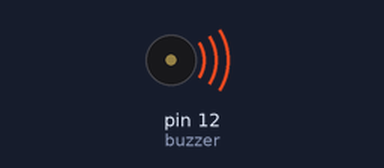
Bench run of a sketch on a simulated Arduino Mega 2560, built with avr-gcc and run on an emulated ATmega2560. Shown: buzzer (waves = sounding).

Above: at 0.1 s.
At 39.4 s:
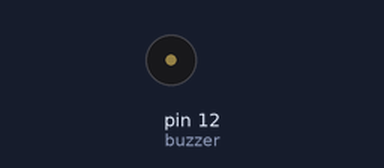
Timing chart, 0 to 40.0 s (numbered marks = the images above):
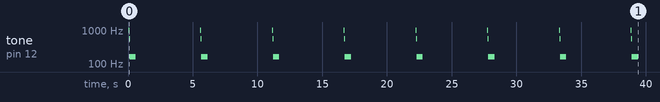

The sketch:

Lesson4_MEGA.ino
```cpp
int buzzer = 12;

void setup() {
  // put your setup code here, to run once:
  pinMode(buzzer,OUTPUT);

}

void loop() {
  // put your main code here, to run repeatedly:
  unsigned char i;

  for(i = 0; i<60; i++)
  {
    digitalWrite(buzzer, HIGH);
    delay(1);
    digitalWrite(buzzer, LOW);
  }

  for(int x = 0; x<80;x++)
  {
    digitalWrite(buzzer, HIGH);
    delay(3);
    digitalWrite(buzzer, LOW);
    delay(3);
  }

  delay(5000);


}
```

Measured:
- by itself, tone on pin 12 (buzzer): plays 986 Hz for 0.04 s, 560 Hz for 0.04 s, 166 Hz for 0.48 s, 986 Hz for 0.04 s, 560 Hz for 0.04 s, 166 Hz for 0.48 s … (24 notes in this stretch)
